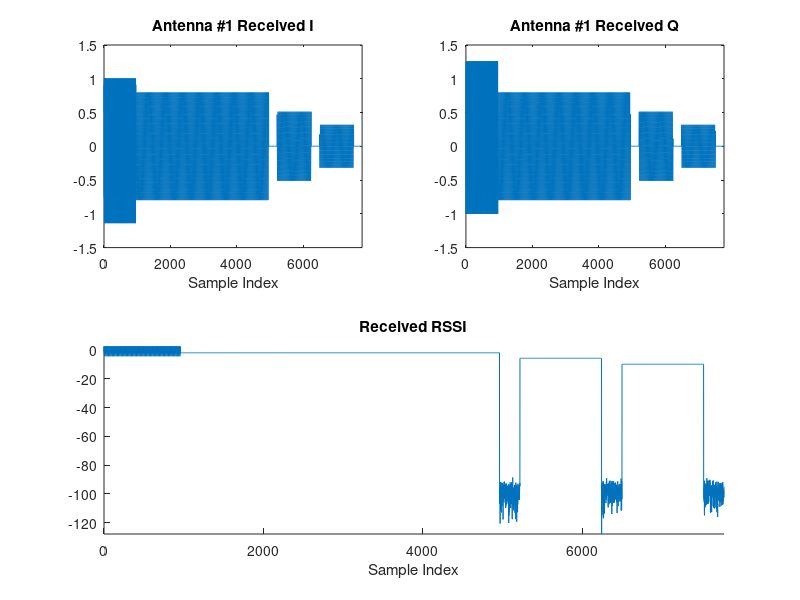
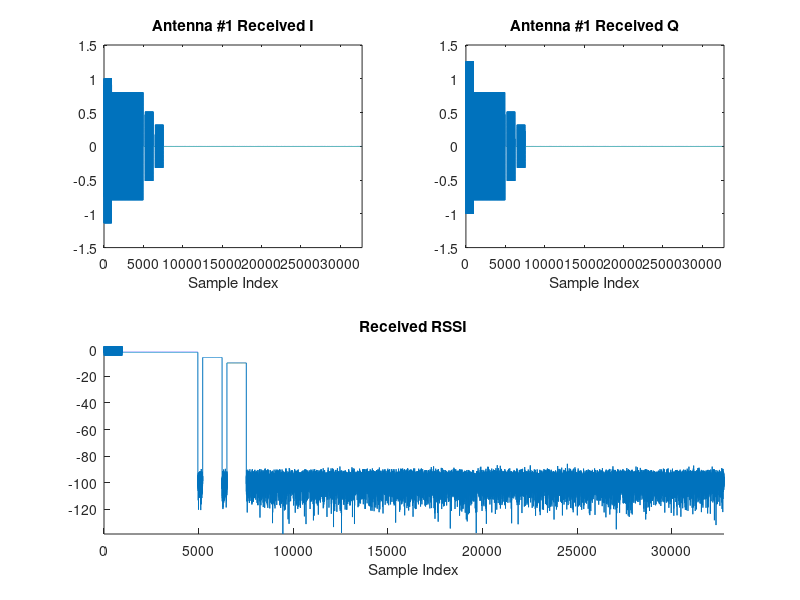
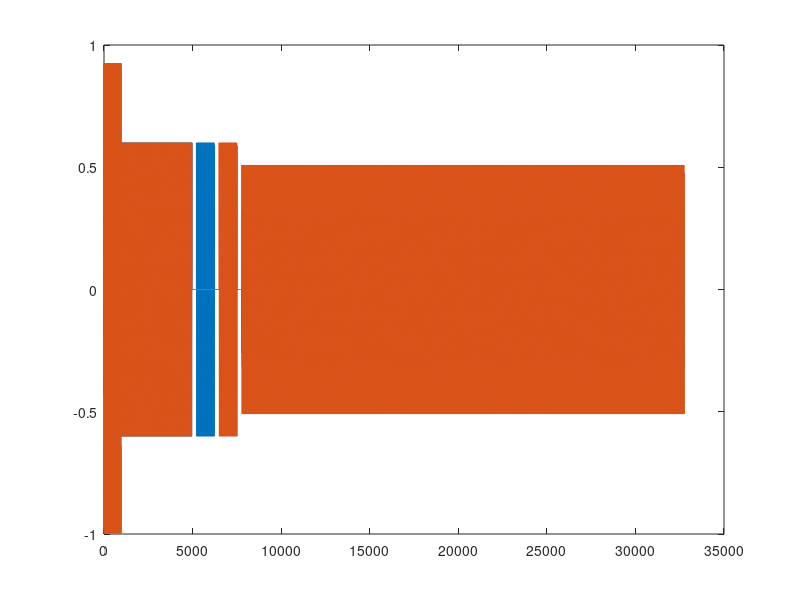
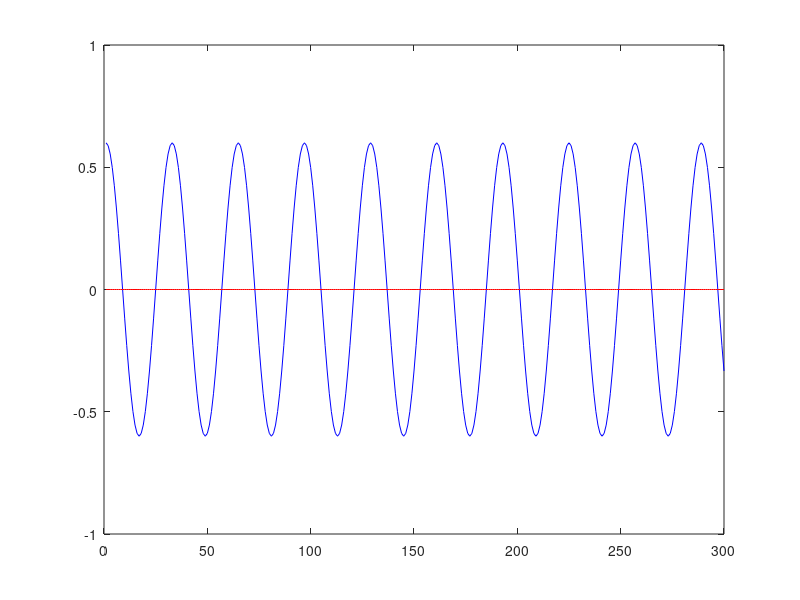

Reproduce these figures in MATLAB, in order.
%%%%%%%%%%%%%%%%%%%%%%%%%%%%%%%%%%%%%%%%%%%%%%%%%%%%%%%%%%%%%%%%%%%%%%%%%%%
% zeroForce_v1.m
% By Evan Everett, leveraging example code form Mango Comm. 
% In this example, we estimate the MIMO channel matrix between two 
% communication nodes equipped with mutliple antennas. Narrowband 
% communication is assumed. The number of transmit and receive antennas
% can be specified arbitrarily at the beggining of the script. But if 
% running in harwdare mode, must match your hardware configuration. 
%
% The training pilots are constructed orthogonal in time: Each transmit
% antenna is given its own slot in which to transmit a pilot. The receiver
% then estimates the channels from each transmit antenna to each of its 
% receive antennas using the orthogonal pilots. 
%
% After the channel is estimated, a packet is transmitted which
% is zero-forced to one of the received antennas but not to the other antennas. 
%%%%%%%%%%%%%%%%%%%%%%%%%%%%%%%%%%%%%%%%%%%%%%%%%%%%%%%%%%%%%%%%%%%%%%%%%%%
clear; 
clc; 
close all;

cf = 0;

%%%%%%%%%%%%%%%%%  User Parameters  %%%%%%%%%%%%%%
USE_AGC = true;
USE_WARPLAB_TXRX = false;

%Use sane defaults for hardware-dependent params in sim-only version
maxTxLength = 32768;
sampFreq = 40e6;
TXRX_DELAY = 0;

NUMNODES = 2; %must be set to 2 for now

% choose how many transmit and receive antennas
% you wish to use. Can be arbitrarty in simulation, 
% when using with WARP boards, must be less than 4. 
numTxAntennas = 2;
numRxAntennas = 1;

% There is ringing in the recived sigal 
% that lasts nearly 4e3 samples. 
% We will just transmit a sinusoid in that window. 
numSamplesLetSettle = 4e3;

% choose the length of the pilot signal. Longer 
% pilots lead to better estimation accuracy but more overhead.
pilotLength = 1024; % length of per-antenna pilot symbol in samples

% Pilot tone frequency. 
% The pilot will be a tone at a given frequency. %
% the frequency should be the center frequency around which communication will occur. 
pilotToneFrequency = 1.25e6;

% Choose the length of the guard interval between pilots from each antenna. 
% This may not be necessary, but it does greatly aid in the visualization of 
% the orthogonal pilots
guardIntervalLength = 256;

% Payload tone frequency
% The payload will just be a tone, pick its frequency. 
% Can be the same as as the pilotToneFrequency
payloadToneFreq = 1.25e6;

NUM_SHORT_SYMS_REP = 30;

%%%%%%%%% Simulation Parameters %%%%%%%%%%%%%%%%
% Choose a SNR for the sim-only version. 
snr_dB = 100;


if USE_WARPLAB_TXRX
	%%%%%%%%%%%%%%%%%%%%%%%%%%%%%%%%%%%%%%%%%%%%%%%%%%%%%%%%%%%%%%%%%%%%%%%%%%%
	% Set up the WARPLab experiment
	%%%%%%%%%%%%%%%%%%%%%%%%%%%%%%%%%%%%%%%%%%%%%%%%%%%%%%%%%%%%%%%%%%%%%%%%%%%

	USE_AGC = true;

	%External trigger mode requires a connection from TRIGOUT_D0 on node 0
	% to TRIGIN_D3 on node 1 (see http://warpproject.org/w/WARPLab/Examples for details)
	USE_EXTERNAL_TRIGGER = true;
	TXRX_DELAY = 45; % not exact

	%Create a vector of node objects
	% Note: comment out wl_initNodes after running once to keep constant
	%  phase offsets among nodes sharing an RF reference clock.
	%  wl_initNodes() executes a reset of the MAX2829 transceivers, which
	%  forces a re-tune of the PLL, which changes the inter-node phases.
	nodes = wl_initNodes(NUMNODES);

	%Create a UDP broadcast trigger and primary node to be ready for it
	eth_trig = wl_trigger_eth_udp_broadcast;

	%TODO: Only trigger the transmitting node with an Ethernet trigger
	nodes.wl_triggerManagerCmd('add_ethernet_trigger',[eth_trig]);

	%Read Trigger IDs into workspace
	[T_IN_ETH,T_IN_ENERGY,T_IN_AGCDONE,T_IN_REG,T_IN_D0,T_IN_D1,T_IN_D2,T_IN_D3] =  wl_getTriggerInputIDs(nodes(1));
	[T_OUT_BASEBAND, T_OUT_AGC, T_OUT_D0, T_OUT_D1, T_OUT_D2, T_OUT_D3] = wl_getTriggerOutputIDs(nodes(1));

	%For the transmit node, we will allow Ethernet to trigger the buffer
	%baseband, the AGC, and debug0 (which is mapped to pin 8 on the debug
	%header)
	nodes(1).wl_triggerManagerCmd('output_config_input_selection',[T_OUT_BASEBAND,T_OUT_D0],[T_IN_ETH,T_IN_REG]);

	if(USE_EXTERNAL_TRIGGER)
	    %For the receive node, we will allow debug3 (mapped to pin 15 on the
	    %debug header) to trigger the buffer baseband, and the AGC
	    nodes(2).wl_triggerManagerCmd('output_config_input_selection',[T_OUT_BASEBAND,T_OUT_AGC],[T_IN_D3]);
	else
	    nodes(2).wl_triggerManagerCmd('output_config_input_selection',[T_OUT_BASEBAND,T_OUT_AGC],[T_IN_ETH,T_IN_REG]);
	end

	%For the receive node, we enable the debounce circuity on the debug 3 input
	%to deal with the fact that the signal may be noisy.
	nodes(2).wl_triggerManagerCmd('input_config_debounce_mode',[T_IN_D3],'enable'); 

	%Since the debounce circuitry is enabled, there will be a delay at the
	%receiver node for its input trigger. To better align the transmitter and
	%receiver, we can artifically delay the transmitters trigger outputs that
	%drive the buffer baseband and the AGC.
	nodes(1).wl_triggerManagerCmd('output_config_delay',[T_OUT_BASEBAND,T_OUT_AGC],[50]); %50ns delay

	%Get IDs for the interfaces on the boards. Since this example assumes each
	%board has the same interface capabilities, we only need to get the IDs
	%from one of the boards
	[RFA,RFB] = wl_getInterfaceIDs(nodes(1));

	%Set up the interface for the experiment
	wl_interfaceCmd(nodes,'RF_ALL','tx_gains',3,30);
	wl_interfaceCmd(nodes,'RF_ALL','channel',2.4,11);

	if(USE_AGC)
	    wl_interfaceCmd(nodes,'RF_ALL','rx_gain_mode','automatic');
	    wl_basebandCmd(nodes,'agc_target',-10);
	    wl_basebandCmd(nodes,'agc_trig_delay', 500);
	else
	    wl_interfaceCmd(nodes,'RF_ALL','rx_gain_mode','manual');
	    RxGainRF = 1; %Rx RF Gain in [1:3]
	    RxGainBB = 17; %Rx Baseband Gain in [0:31]
	    wl_interfaceCmd(nodes,'RF_ALL','rx_gains',RxGainRF,RxGainBB);
	end


	%We'll use the transmitter's I/Q buffer size to determine how long our
	%transmission can be
	maxTxLength = nodes(2).baseband.txIQLen;

end % if USE_WARPLAB_TXRX

%%%%%%%%%%%%%%%%%%%%%%%%%%%%%%%%%%%%%%%%%%%%%%%%%%%%%%%%%%%%%%%%%%%%%%%%%%%
% Signal processing to generate transmit signal for channel estimation
%%%%%%%%%%%%%%%%%%%%%%%%%%%%%%%%%%%%%%%%%%%%%%%%%%%%%%%%%%%%%%%%%%%%%%%%%%%

Ts = 1/sampFreq;

% First generate the preamble for AGC. The preamble corresponds to the
% short symbols from the 802.11a PHY standard
shortSymbol_freq = [0 0 0 0 0 0 0 0 1+i 0 0 0 -1+i 0 0 0 -1-i 0 0 0 1-i 0 0 0 -1-i 0 0 0 1-i 0 0 0 0 0 0 0 1-i 0 0 0 -1-i 0 0 0 1-i 0 0 0 -1-i 0 0 0 -1+i 0 0 0 1+i 0 0 0 0 0 0 0].';
shortSymbol_freq = [zeros(32,1);shortSymbol_freq;zeros(32,1)];
shortSymbol_time = ifft(fftshift(shortSymbol_freq));
shortSymbol_time = (shortSymbol_time(1:32).')./max(abs(shortSymbol_time));
shortsyms_rep = repmat(shortSymbol_time,1,NUM_SHORT_SYMS_REP);

timeForSettlinSymbols = [0:Ts:numSamplesLetSettle*Ts].';
symbolsToLetReceiverSettle = .6 * exp (timeForSettlinSymbols*j*2*pi*pilotToneFrequency);

% preamble = shortsyms_rep;
% preamble = preamble(:);

preamble = [shortsyms_rep(:) ; symbolsToLetReceiverSettle(:)];

% Create time vector(Sample Frequency is Ts (Hz))
t = [0:Ts:((maxTxLength-length(preamble)-1))*Ts].'; 




% create the pilot signal
signalPilot = 0.6 * exp (t(1:pilotLength)*j*2*pi*pilotToneFrequency);

% this will be the zero vectore transmitted when another antennas is sending its training
zeroPilot = zeros(size(signalPilot));

% guard interval to place between different
% fields within the packet. Mostly to eas visualization. 
gaurdInterval = zeros(guardIntervalLength,1);

pktLength = length(preamble) + numTxAntennas*pilotLength ...
            + (numTxAntennas + 1) * guardIntervalLength;

trainSignal = zeros(pktLength ,numTxAntennas);

pilotStencil = repmat([gaurdInterval; signalPilot],numTxAntennas,1);

txPilotStartIndices = zeros(1,numTxAntennas);

% orthogonal training symbols for each of the antennas
for txAntenna = 1:numTxAntennas;
	% Indicator vector for which antenna we are crafting pilot for. 
	antennaIndicator = (txAntenna == 1:numTxAntennas);

	% Mask that will zero out the training pilot for all but slot assigned to active antenna
	orthogonalTrainMask = repmat(antennaIndicator, guardIntervalLength+pilotLength,1);
	orthogonalTrainMask = reshape(orthogonalTrainMask, numTxAntennas*(guardIntervalLength+pilotLength), 1);

	% Create the train signal
	trainSignal(:,txAntenna) = [preamble; orthogonalTrainMask .* pilotStencil; gaurdInterval; ];

	txPilotStartIndices(txAntenna) = length(preamble) + (txAntenna-1) * pilotLength ...
											+ txAntenna * guardIntervalLength + TXRX_DELAY;
end


%%%%%%%%%%%%%%%%%%%%%%%%%%%%%%%%%%%%%%%%%%%%%%%%%%%%%%%%%%%%%%%%%%%%%%%%%%%
% The channel
%%%%%%%%%%%%%%%%%%%%%%%%%%%%%%%%%%%%%%%%%%%%%%%%%%%%%%%%%%%%%%%%%%%%%%%%%%%
if USE_WARPLAB_TXRX == false;

	% generate a random channel matrix
	H = rand(numRxAntennas,numTxAntennas) + j*rand(numRxAntennas,numTxAntennas); 

	% generate an AWGN noise vector
	rx_noise = (1/db2mag(snr_dB)) *  complex(randn(numRxAntennas,pktLength), ...
	                                         randn(numRxAntennas,pktLength)) .';

	% apply the channel model. 
	rx_IQ = (H * trainSignal .') .' + rx_noise;
	rx_RSSI = mag2db(abs(rx_IQ));

else
	node_tx = nodes(1);
	node_rx = nodes(2);
	% RF_TX = RFA;
	% RF_RX = RFA;


	%%%%%%%%%%%%%%%%%%%%%%%%%%%%%%%%%%%%%%%%%%%%%%%%%%%%%%%%%%%%%%%%%%%%%%%%%%%
	% Transmit and receive signal using WARPLab
	%%%%%%%%%%%%%%%%%%%%%%%%%%%%%%%%%%%%%%%%%%%%%%%%%%%%%%%%%%%%%%%%%%%%%%%%%%%

	txLength = length(trainSignal);

	%Set up the baseband for the experiment
	wl_basebandCmd(nodes,'tx_delay',0);
	wl_basebandCmd(nodes,'tx_length',txLength);

	wl_basebandCmd(node_tx,[RFA, RFB], 'write_IQ', trainSignal);
	wl_interfaceCmd(node_tx, RFA+RFB,'tx_en');
	wl_interfaceCmd(node_rx, RFA,'rx_en');

	wl_basebandCmd(node_tx, RFA+RFB,'tx_buff_en');
	wl_basebandCmd(node_rx, RFA,'rx_buff_en');

	eth_trig.send();
	rx_IQ = wl_basebandCmd(node_rx,[RFA],'read_IQ', 0, txLength);
	rx_RSSI = mag2db(abs(rx_IQ));  % for now. We'll fix this later.   

	wl_basebandCmd(nodes,'RF_ALL','tx_rx_buff_dis');
	wl_interfaceCmd(nodes,'RF_ALL','tx_rx_dis');
end

%%%%%%%%%%%%%%%%%%%%%%%%%%%%%%%%%%%%%%%%%%%%%%%%%%%%%%%%%%%%%%%%%%%%%%%%%%%
% Signal processing to estimate channel from received signal
%%%%%%%%%%%%%%%%%%%%%%%%%%%%%%%%%%%%%%%%%%%%%%%%%%%%%%%%%%%%%%%%%%%%%%%%%%%

% --- Slice out the pilots for estimating each element of the channel matrix ----
% Create a matrix with numTxAntennas*numRxAntennas columns and pilotLength rows.
% Each column vector is the pilots for estimating one of the elements of the 
% channel matrix, the the rows correspond to the elements of the channel matrix


% The below two blocks are identical functionally but the
% first block is more efficient. The second block is more readable
% and hence we leave it commented. 
rx_pilots = zeros(pilotLength, numTxAntennas*numRxAntennas);
for txAntenna = 1:numTxAntennas

	pilots = rx_IQ(txPilotStartIndices(txAntenna)+1 ...
		           : txPilotStartIndices(txAntenna)+pilotLength,:);

	rx_pilots(:,(txAntenna-1)*numRxAntennas+1 : ...
		         txAntenna*numRxAntennas) = pilots;
						    
end

% rx_pilots = zeros(pilotLength,0);
% for txAntenna = 1:numTxAntennas
% 	rx_pilots = [rx_pilots, rx_IQ(txPilotStartIndices(txAntenna)+1 : ...
% 		                          txPilotStartIndices(txAntenna)+pilotLength,:)];
% end



% just divide each by the pilots
H_est = reshape(mean(rx_pilots ./ repmat(signalPilot,1,numTxAntennas*numRxAntennas)),numRxAntennas,numTxAntennas);

if USE_WARPLAB_TXRX == false;

	% compute the average channel estimatio error
	channelEstimationError = pow2db (mean(reshape(abs(H - H_est).^2 ./ abs(H).^2, ...
		numTxAntennas*numRxAntennas,1) ));
	fprintf('Channel estimation error is %.2f dB\n', channelEstimationError)
end


%%%%%%%%%%%%%%%%%%%%%%%%%%%%%%%%%%%%%%%%%%%%%%%%%%%%%%%%%%%%%%%%%%%%%%%%%%%
% Visualize results for channel estimation 
%%%%%%%%%%%%%%%%%%%%%%%%%%%%%%%%%%%%%%%%%%%%%%%%%%%%%%%%%%%%%%%%%%%%%%%%%%%

cf = cf+1;
figure(cf);clf;
colorOrder = get(gca, 'ColorOrder');
for rxAnt = 1:numRxAntennas
	ax(rxAnt,1) = subplot(numRxAntennas+1,2,2*(rxAnt-1)+1);
	plot(0:(length(rx_IQ)-1),real(rx_IQ(:,rxAnt)), 'color', colorOrder(rxAnt,:))
	xlabel('Sample Index')
	title(strcat('Antenna #', num2str(rxAnt), ' Received I'))
	axis tight;
	ylim([-1.5,1.5]);

	ax(rxAnt,2) = subplot(numRxAntennas+1,2,2*(rxAnt-1)+2);
	plot(0:(length(rx_IQ)-1),imag(rx_IQ(:,rxAnt)), 'color', colorOrder(rxAnt,:))
	xlabel('Sample Index')
	title(strcat('Antenna #', num2str(rxAnt), ' Received Q'))
	axis tight
	ylim([-1.5,1.5])
end

linkaxes(ax,'x')
subplot(numRxAntennas+1,1,numRxAntennas+1)
hold on
for rxAnt = 1:numRxAntennas
	plot(0:(length(rx_RSSI)-1),rx_RSSI(:,rxAnt), 'color', colorOrder(rxAnt,:))
end
hold off
%legend('RFA','RFB','location','southeast')
axis tight
xlabel('Sample Index')
title('Received RSSI')

%%%%%%%%%%%%%%%%%%%%%%%%%%%%%%%%%%%%%%%%%%%%%%%
% Create the transit signal, 
%%%%%%%%%%%%%%%%%%%%%%%%%%%%%%%%%%%%%%%%%%%%%%%

payloadLength = maxTxLength - length(trainSignal);

txLength = maxTxLength;

% create time index for the payload
t = [0:Ts:((payloadLength-1))*Ts].'; 

payload = .6*exp(t*j*2*pi*payloadToneFreq); %5 MHz sinusoid as our "payload" for RFA

% modulate with a a quare wave at mush lower frequency
%payload = (.5 * (1 + square(t*payloadToneFreq/10))) .* payload; 

% maximal ratio combining
%precoder = H_est';

%precoder = [1 ; 1]./sum(H_est)

% null combining
precoder = null(H_est);

payload_precoded = (precoder * payload .') .';

max_mag = max(max(abs(payload_precoded)));
if max(abs(payload_precoded)) > 1
	payload_precoded = 0.9 * payload_precoded./ max_mag;
	payload = 0.9 * payload ./ max_mag;
	print('payload scaled to avoid clippings')
end

txData = [trainSignal; payload_precoded];

figure; plot(real(txData));


%%%%%%%%%%%%%%%%%%%%%%%%%%%%%%%%%%%%%%%%%%%%%%%%%%%%%%%%%%%%%%%%%%%%%%%%%%%
% The channel
%%%%%%%%%%%%%%%%%%%%%%%%%%%%%%%%%%%%%%%%%%%%%%%%%%%%%%%%%%%%%%%%%%%%%%%%%%%
if USE_WARPLAB_TXRX == false; 

	% generate an AWGN noise vector
	rx_noise = (1/db2mag(snr_dB)) *  complex(randn(numRxAntennas,txLength), ...
	                                         randn(numRxAntennas,txLength)) .';

	% apply the channel model. 
	rx_IQ = (H * txData .') .' + rx_noise;
	rx_RSSI = mag2db(abs(rx_IQ));

else

	%%%%%%%%%%%%%%%%%%%%%%%%%%%%%%%%%%%%%%%%%%%%%%%%%%%%%%%%%%%%%%%%%%%%%%%%%%%
	% Transmit and receive signal using WARPLab
	%%%%%%%%%%%%%%%%%%%%%%%%%%%%%%%%%%%%%%%%%%%%%%%%%%%%%%%%%%%%%%%%%%%%%%%%%%%
	node_tx = nodes(1);
	node_rx = nodes(2);
	% RF_TX = RFA;
	% RF_RX = RFA;

	%Set up the baseband for the experiment
	wl_basebandCmd(nodes,'tx_delay',0);
	wl_basebandCmd(nodes,'tx_length',txLength);

	wl_basebandCmd(node_tx,[RFA, RFB], 'write_IQ', txData);
	wl_interfaceCmd(node_tx, RFA+RFB,'tx_en');
	wl_interfaceCmd(node_rx, RFA,'rx_en');

	wl_basebandCmd(node_tx, RFA+RFB,'tx_buff_en');
	wl_basebandCmd(node_rx, RFA,'rx_buff_en');

	eth_trig.send();
	rx_IQ = wl_basebandCmd(node_rx,[RFA],'read_IQ', 0, txLength);
	rx_RSSI = mag2db(abs(rx_IQ));  % for now. We'll fix this later.   

	wl_basebandCmd(nodes,'RF_ALL','tx_rx_buff_dis');
	wl_interfaceCmd(nodes,'RF_ALL','tx_rx_dis');
end

%%%%%%%%%%%%%%%%%%%%%%%%%%%%%%%%%%%%%%%%%%%%%%%%%%%%%%%%%%%%%%%%%%%%%%%%%%%
% Visualize results for channel estimation 
%%%%%%%%%%%%%%%%%%%%%%%%%%%%%%%%%%%%%%%%%%%%%%%%%%%%%%%%%%%%%%%%%%%%%%%%%%%

cf = cf+1;
figure(cf);clf;
colorOrder = get(gca, 'ColorOrder');
for rxAnt = 1:numRxAntennas
	ax(rxAnt,1) = subplot(numRxAntennas+1,2,2*(rxAnt-1)+1);
	plot(0:(length(rx_IQ)-1),real(rx_IQ(:,rxAnt)), 'color', colorOrder(rxAnt,:))
	xlabel('Sample Index')
	title(strcat('Antenna #', num2str(rxAnt), ' Received I'))
	axis tight;
	ylim([-1.5,1.5]);

	ax(rxAnt,2) = subplot(numRxAntennas+1,2,2*(rxAnt-1)+2);
	plot(0:(length(rx_IQ)-1),imag(rx_IQ(:,rxAnt)), 'color', colorOrder(rxAnt,:))
	xlabel('Sample Index')
	title(strcat('Antenna #', num2str(rxAnt), ' Received Q'))
	axis tight
	ylim([-1.5,1.5])
end

linkaxes(ax,'x')
subplot(numRxAntennas+1,1,numRxAntennas+1)
hold on
for rxAnt = 1:numRxAntennas
	plot(0:(length(rx_RSSI)-1),rx_RSSI(:,rxAnt), 'color', colorOrder(rxAnt,:))
end
hold off
%legend('RFA','RFB','location','southeast')
axis tight
xlabel('Sample Index')
title('Received RSSI')

% get the received pilots
rx_pilots = zeros(pilotLength, numTxAntennas*numRxAntennas);
for txAntenna = 1:numTxAntennas

	pilots = rx_IQ(txPilotStartIndices(txAntenna)+1 ...
		           : txPilotStartIndices(txAntenna)+pilotLength,:);

	rx_pilots(:,(txAntenna-1)*numRxAntennas+1 : ...
		         txAntenna*numRxAntennas) = pilots;
						    
end

% just divide each by the pilots
H_eq = reshape(mean(rx_pilots ./ repmat(signalPilot,1,numTxAntennas*numRxAntennas)),numRxAntennas,numTxAntennas);

if USE_WARPLAB_TXRX == false;

	% compute the average channel estimatio error
	channelEstimationError = pow2db (mean(reshape(abs(H - H_eq).^2 ./ abs(H).^2, ...
		numTxAntennas*numRxAntennas,1) ));
	fprintf('Channel estimation error is %.2f dB\n', channelEstimationError)
end



payloadStart = length(trainSignal) + TXRX_DELAY + 1;

rx_payload = rx_IQ(payloadStart:end);

figure; plot(real(txData))

figure; 
plot(real(payload(1:300)),'b'); hold on
plot(real(rx_payload(1:300)),'r');
ylim([-1,1])
hold off

%rx_payload_eq = rx_payload ./ sum(H_eq);
rx_payload_eq = rx_payload ;

figure; 
plot(real(payload(1:1e3)),'b'); hold on
plot(real(rx_payload_eq(1:1e3)),'r');
ylim([-1,1])
hold off

figure; 
plot(real(payload(1:length(rx_payload_eq))),'b'); hold on
plot(real(rx_payload_eq),'r');
ylim([-1,1])
hold off

% there will be some error at first and last, so igore that
% n_samp_ignore = 0;
% precodingError = pow2db(mean(abs(payload(n_samp_ignore+1:length(rx_payload_eq)-n_samp_ignore) - rx_payload_eq(n_samp_ignore+1:end-n_samp_ignore)).^2));

rssiPreambleStart = length(symbolsToLetReceiverSettle) + 1;

rssiPreambleStop = rssiPreambleStart + numSamplesLetSettle;

rx_RSSI_Samples = rx_IQ(rssiPreambleStart + TXRX_DELAY : rssiPreambleStop + TXRX_DELAY);


powerUnsupressed = pow2db(mean(abs(rx_RSSI_Samples).^2));

powerSupressed = pow2db(mean(abs(rx_payload).^2));

suppression = powerUnsupressed - powerSupressed

